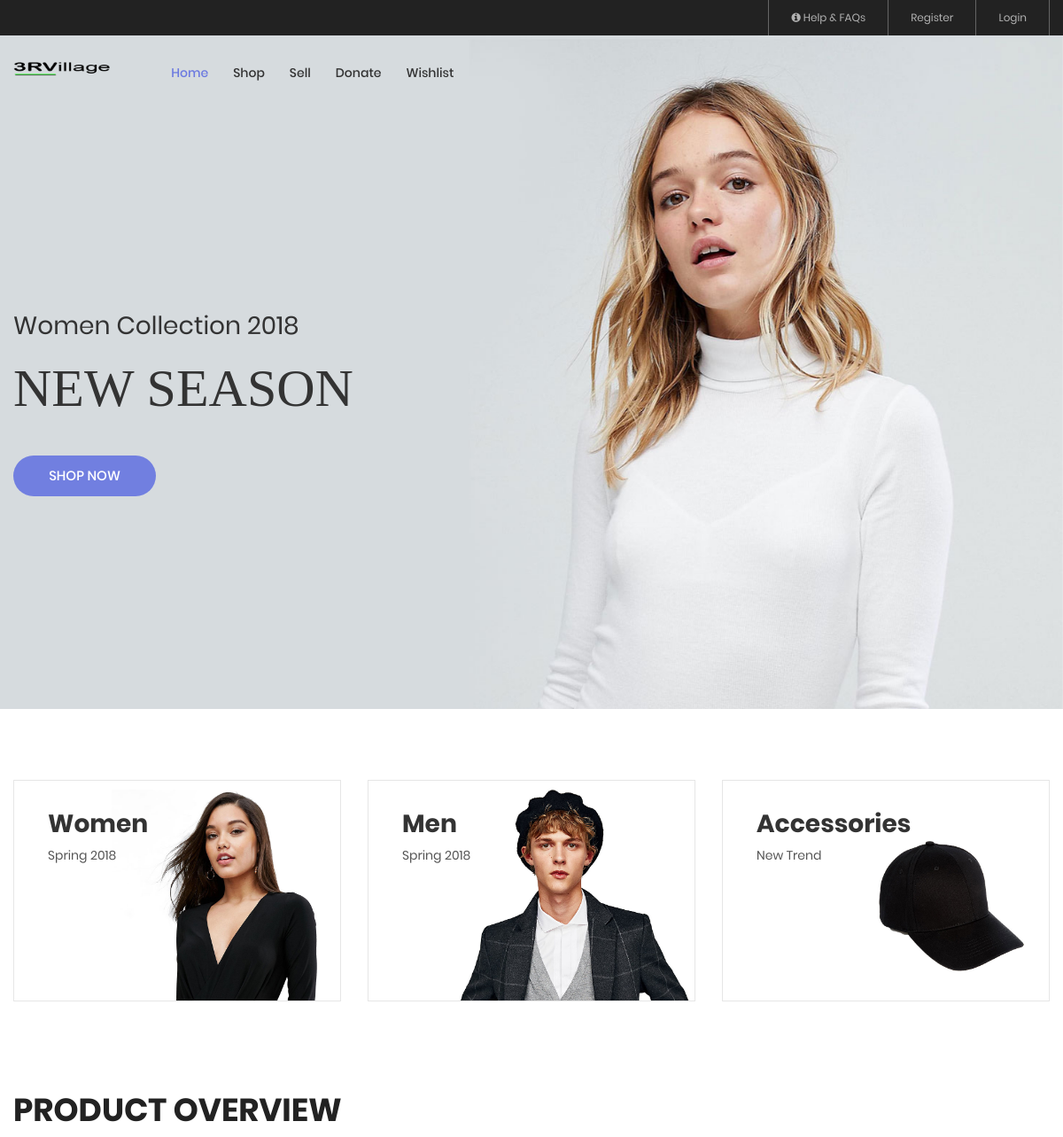
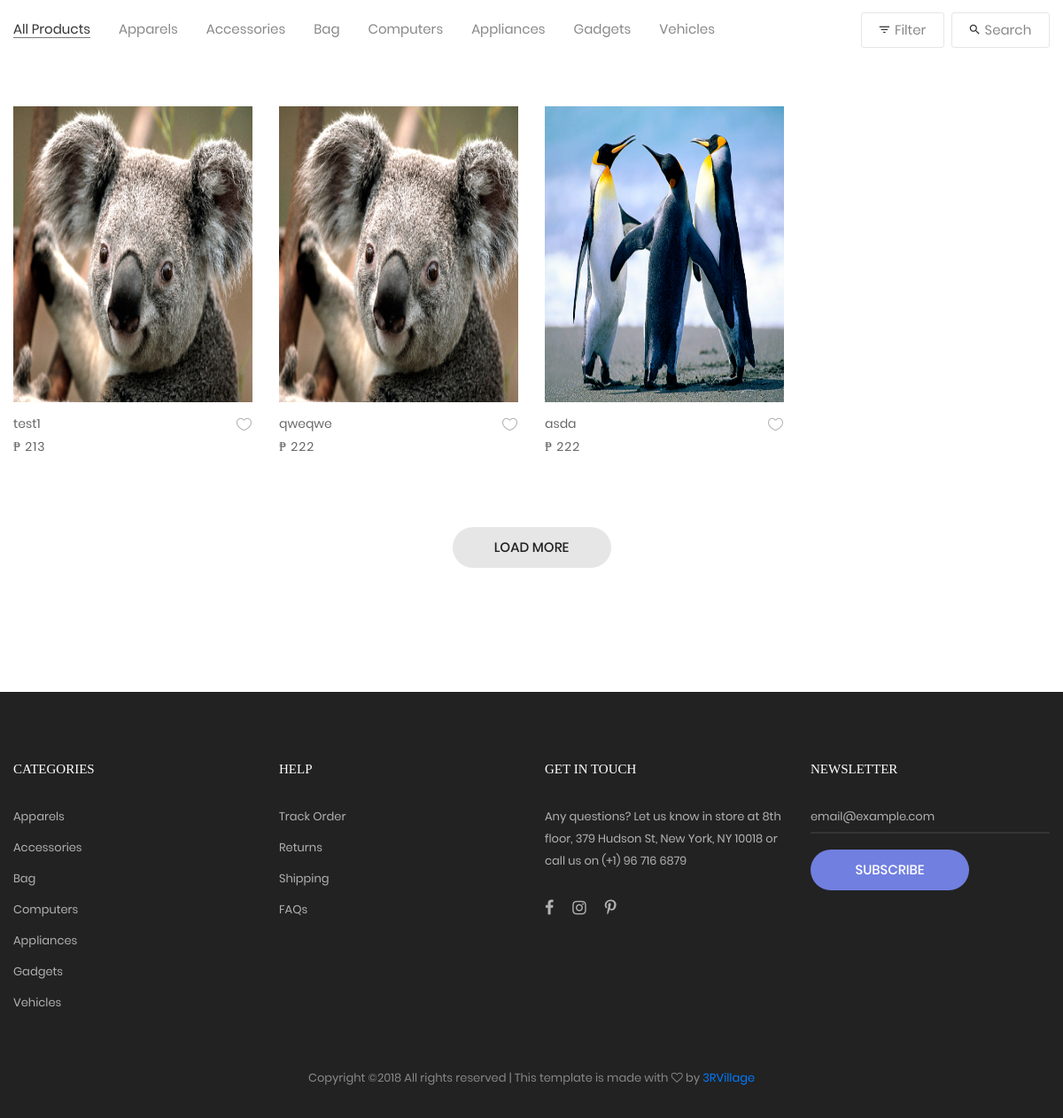
Page /index.php?display=all_products on the committed database (2 pictures, top to bottom).
### tables this page shows
CREATE TABLE `itemsell` (
  `ItemSellID` int(11) NOT NULL,
  `SItemTitle` varchar(50) NOT NULL,
  `SItemCat` varchar(50) NOT NULL,
  `SItemDesc` varchar(255) NOT NULL,
  `SItemLocation` varchar(50) NOT NULL,
  `SItemPrice` int(11) NOT NULL,
  `SItemImages` varchar(255) NOT NULL,
  `SItemPosted` timestamp NOT NULL DEFAULT CURRENT_TIMESTAMP,
  `accountid` int(11) NOT NULL,
  `SItemStatus` int(11) NOT NULL DEFAULT '1'
);

### public/products.php (the view, shortened to what this page needs)
  <?php
	include('connection.php');
?>
	<section class="bg0 p-t-23 p-b-140" id="products">
		<div class="container">
			<div class="p-b-10">
				<h3 class="ltext-103 cl5">
					Product Overview
				</h3>
			</div>
				<div class="flex-w flex-sb-m p-b-52">
		        <div class="flex-w flex-l-m filter-tope-group m-tb-10">
		          <a class="stext-106 cl6 hov1 bor3 trans-04 m-r-32 m-tb-5 how-active1" href="?display=all_products#products" data-filter="*">
		            All Products
		          </a>
		          <a class="stext-106 cl6 hov1 bor3 trans-04 m-r-32 m-tb-5" href="?display=apparels#products" data-filter=".apparels">
		            Apparels
		          </a>
		          <a class="stext-106 cl6 hov1 bor3 trans-04 m-r-32 m-tb-5" href="?display=accessories#products" data-filter=".accessories">
		            Accessories
		          </a>
		          <a class="stext-106 cl6 hov1 bor3 trans-04 m-r-32 m-tb-5" href="?display=bag#products" data-filter=".bag">
		            Bag
		          </a>
		          <a class="stext-106 cl6 hov1 bor3 trans-04 m-r-32 m-tb-5" href="?display=computers#products" data-filter=".computers">
		            Computers
		          </a>
		          <a class="stext-106 cl6 hov1 bor3 trans-04 m-r-32 m-tb-5" href="?display=appliances#products" data-filter=".appliances">
		            Appliances
		          </a>
		          <a class="stext-106 cl6 hov1 bor3 trans-04 m-r-32 m-tb-5" href="?display=gadgets#products" data-filter=".gadgets">
		            Gadgets
		          </a>
		          <a class="stext-106 cl6 hov1 bor3 trans-04 m-r-32 m-tb-5" href="?display=vehicles#products" data-filter=".vehicles">
		            Vehicles
		          </a>
		        </div>
				<div class="flex-w flex-c-m m-tb-10">
					<div class="flex-c-m stext-106 cl6 size-104 bor4 pointer hov-btn3 trans-04 m-r-8 m-tb-4 js-show-filter">
						<i class="icon-filter cl2 m-r-6 fs-15 trans-04 zmdi zmdi-filter-list"></i>
						 Filter
					</div>
					<div class="flex-c-m stext-106 cl6 size-105 bor4 pointer hov-btn3 trans-04 m-tb-4 js-show-search">
						<i class="icon-search cl2 m-r-6 fs-15 trans-04 zmdi zmdi-search"></i>
						Search
					</div>
				</div>
			</div>
			<?php
			$builder = $dom = null;
		    $result = mysqli_query($conn, $sql);
		    while ($row = mysqli_fetch_assoc($result)){
		    	$builder =
		    	'
		    	<div class="col-sm-6 col-md-4 col-lg-3 p-b-35 isotope-item '.$linkClass.'">
					<div class="block2">
						<div class="block2-pic hov-img0">
						<img src="../upload/'.$row['SItemImages'].'" height="334" width="270"/>
							<a href="#" class="block2-btn flex-c-m stext-103 cl2 size-102 bg0 bor2 hov-btn1 p-lr-15 trans-04 js-show-modal1 prevITEM">
								Preview Item
							</a>
							<input type="hidden" name="itemsellID" value="'.$row['ItemSellID'].'">
						</div>
						<div class="block2-txt flex-w flex-t p-t-14">
							<div class="block2-txt-child1 flex-col-l ">
								<a class="stext-104 cl4 hov-cl1 trans-04 js-name-b2 p-b-6">
									'.$row['SItemTitle'].'
								</a>
								<span class="stext-105 cl3">
									₱ '.$row['SItemPrice'].'
								</span>
							</div>
							<div class="block2-txt-child2 flex-r p-t-3">
								<a href="#" class="btn-addwish-b2 dis-block pos-relative js-addwish-b2">
									<img class="icon-heart1 dis-block trans-04" src="../images/icons/icon-heart-01.png" alt="ICON">
									<img class="icon-heart2 dis-block trans-04 ab-t-l" src="../images/icons/icon-heart-02.png" alt="ICON">
								</a>
							</div>
						</div>
					</div>
				</div>
		    	';
		    	$dom = $dom."".$builder;
		 	}
		 	?>
		 	<div class="row isotope-grid">
				<?php echo $dom; ?>
			</div>
		</div>
		<div class="flex-c-m flex-w w-full p-t-45">
				<a href="#" class="flex-c-m stext-101 cl5 size-103 bg2 bor1 hov-btn1 p-lr-15 trans-04">
					Load More
				</a>
			</div>
	</section>

### css/main.css (style rules this page uses)
.container { max-width: 1380px; }
@media (max-width: 1600px) { .container { max-width: 1200px; } }
.block2-pic { position: relative; }
.block2-txt-child1 { width: calc(100% - 30px); }
.block2-txt-child2 { width: 30px; }
.cl2 { color: #333; }
.cl3 { color: #666; }
.cl4 { color: #999; }
.cl5 { color: #222; }
.cl6 { color: #888; }
.stext-101 { font-family: Poppins-Medium; font-size: 15px; line-height: 1.466667; text-transform: uppercase; }
.stext-104 { font-family: Poppins-Regular; font-size: 14px; line-height: 1.466667; }
.stext-105 { font-family: Poppins-Regular; font-size: 14px; line-height: 1.466667; letter-spacing: 1px; }
.stext-106 { font-family: Poppins-Regular; font-size: 15px; line-height: 1.2; }
.ltext-103 { font-family: Poppins-Bold; font-size: 36px; line-height: 1.1; text-transform: uppercase; }
.size-103 { min-width: 179px; height: 46px; }
.size-104 { min-width: 94px; height: 40px; }
.size-105 { min-width: 111px; height: 40px; }
.bg0 { background-color: #fff; }
.bg2 { background-color: #e6e6e6; }
.bor1 { border-radius: 23px; }
.bor3 { border-bottom: 1px solid transparent; }
.bor4 { border: 1px solid #e6e6e6; border-radius: 3px; }
.how-active1 { color: #333; border-color: #797979; }
.hov-img0 { display: block; overflow: hidden; }
.hov-img0 img { width: 100%; -webkit-transition: transform 0.9s ease; -o-transition: transform 0.9s ease; -moz-transition: transform 0.9s ease; transition: transform 0.9s ease; }

### rows in the picture
itemsell: SItemImages (picture), SItemTitle "test1", SItemPrice "213"
itemsell: SItemImages (picture), SItemTitle "qweqwe", SItemPrice "222"
itemsell: SItemImages (picture), SItemTitle "asda", SItemPrice "222"
